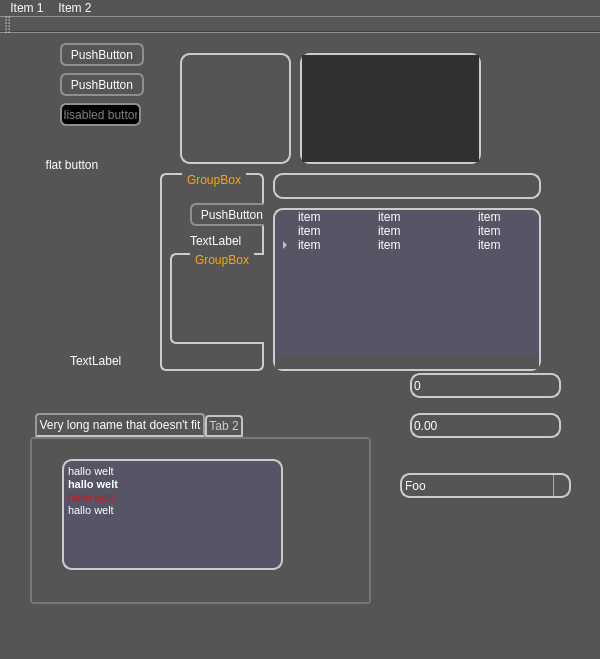
<?xml version="1.0" encoding="UTF-8"?>
<ui version="4.0">
 <class>MainWindow</class>
 <widget class="QMainWindow" name="MainWindow">
  <property name="geometry">
   <rect>
    <x>0</x>
    <y>0</y>
    <width>600</width>
    <height>659</height>
   </rect>
  </property>
  <property name="font">
   <font>
    <stylestrategy>PreferAntialias</stylestrategy>
   </font>
  </property>
  <property name="windowTitle">
   <string>MainWindow</string>
  </property>
  <property name="styleSheet">
   <string notr="true">* {
        background: #555;
        color: white;
}

QLabel{background-color:none;}

QScrollBar::add-line, QScrollBar::sub-line {width:0;height:0;background:none;}
QScrollBar{padding:1px 1px 1px 1px;}
QScrollBar::handle{
        border-radius:4px;
}
QScrollBar::handle:hover {
        border:1px solid #edd;
}
QScrollBar::handle:horizontal{
        background-color: qlineargradient(x1:0, y1:0, x2:0, y2:1,
                                       stop:0 #cbb, stop: 0.5 #505050,
                                       stop: 0.6 #434343, stop:1 #caa);
}
QScrollBar::handle:vertical{
        background-color: qlineargradient(x1:0, y1:0, x2:1, y2:0,
                                       stop:0 #cbb, stop: 0.5 #505050,
                                       stop: 0.6 #434343, stop:1 #caa);
}
QScrollBar::add-page, QScrollBar::sub-page{
        background:none;
        color:transparent;
}

QGraphicsView, QMdiArea,
QTextEdit, QSpinBox, QDoubleSpinBox, QComboBox,
QTreeView, QFrame#helpFrame {
        color:white;
        border:2px solid #ccc;
        border-radius:10px;
        background-color: qlineargradient(x1:0, y1:0, x2:0, y2:1,
                                       stop:0 #717171, stop: 0.5 #505050,
                                       stop: 0.6 #434343, stop:1 #757575);
        alternate-background-color:#556;
}
QFrame#helpFrame, QWidget#picohelp {
        background-color:transparent;
}
QLineEdit:focus, QSpinBox:focus,
QDoubleSpinBox:focus, QComboBox:focus {
        background-color: qlineargradient(x1:0, y1:0, x2:0, y2:1,
                                       stop:0 #719171, stop: 0.5 #506050,
                                       stop: 0.6 #435343, stop:1 #759575);
}
QTreeView, QMdiArea, QTextEdit {
        background-color:#556;
        alternate-background-color:#556;
}
QMdiArea::QFrame {
        background-color:#222;
}


QHeaderView { background-color: transparent; }
QHeaderView::section {
        background-color: qlineargradient(x1:0, y1:0, x2:0, y2:1,
                                       stop:0 #616161, stop: 0.5 #505050,
                                       stop: 0.6 #434343, stop:1 #656565);
        color: white;
        padding-left: 4px;
        border: 1px solid #6c6c6c;
        border-radius:5px;
 }

QMenuBar {
        background-color: qlineargradient(x1:0, y1:0, x2:0, y2:1,
                                       stop:0 #889, stop:1 #aab);
 } QMenuBar::item  {
        spacing: 3px; /* spacing between menu bar items */
        padding: 1px 4px;
        background: transparent;
        border-radius: 4px;
} QMenuBar::item:selected { /* when selected using mouse or keyboard */
        background: #b8b8b8;
} QMenuBar::item:pressed {
        background: #aaa;
}

/*QMenu {
        border: 1px solid black;
        background-color: qlineargradient(x1:0, y1:0, x2:0, y2:1,
                                       stop:0 #716161, stop: 0.5 #605050,
                                       stop: 0.52 #534343, stop:1 #756565);
}*/ QMenu::item {
        background-color: #452311;
} QMenu::item:selected {
        background-color: #a59361;
} QMenu::item:hover {
        background-color: #a59361;
}

QPushButton { padding: 1px; padding-left: 2px; padding-right: 2px; }
QPushButton:!flat {
        border: 2px solid #8f8f91;
        border-radius: 6px;
        background-color: qlineargradient(x1:0, y1:0, x2:0, y2:1,
                                       stop:0 #817171, stop: 0.5 #606060,
                                       stop: 0.55 #333333, stop:1 #857575);
} QPushButton:disabled {
        color:gray;
        background-color: black;
}  QPushButton:hover {
        border: 2px solid #afafc1;
    background-color: qlineargradient(x1:0, y1:0, x2:0, y2:1,
                                       stop:0 #999, stop: 0.5 #888,
                                       stop: 0.55 #777, stop:1 #999);
} QPushButton:pressed {
        background-color: qlineargradient(x1:0, y1:0, x2:0, y2:1,
                                       stop:0 #999, stop: 0.5 #555,
                                       stop: 0.55 #444, stop:1 #999);
}

QGroupBox {		
        background-color: qlineargradient(x1:0, y1:0, x2:0, y2:1,
                                       stop:0 #716151, stop: 0.5 #403030,
                                       stop: 0.52 #432323, stop:1 #756555);
        border: 2px solid #CCC;
        border-radius: 6px;
        margin-top: 1ex; /* leave space at the top for the title */
} QGroupBox::title {
        color: orange;
        subcontrol-origin: margin;
        subcontrol-position: top center; /* position at the top center */
        padding: 0 3px;
}


QSpinBox::up-arrow, QSpinBox::up-button,
QDoubleSpinBox::up-arrow, QDoubleSpinBox::up-button {
    width:0px;height:0px;
}
QSpinBox::down-arrow, QSpinBox::down-button,
QDoubleSpinBox::down-arrow, QDoubleSpinBox::down-button {
    width:0px;height:0px;
}


QSplitter::handle:vertical{
        border: 1px solid transparent;
        border-radius:4px;
        height:5px;
        background-color:
                qlineargradient(x1:0, y1:0, x2:0, y2:1,
                                       stop:0 #91b191, stop: 0.5 #607050,
                                       stop: 0.6 #536343, stop:1 #91b191);
}
QSplitter::handle:horizontal{
        border: 1px solid transparent;
        border-radius:4px;
        width:5px;
        background-color:
                qlineargradient(x1:0, y1:0, x2:1, y2:0,
                                       stop:0 #91b191, stop: 0.5 #607050,
                                       stop: 0.6 #536343, stop:1 #91b191);
}
QSplitter::handle:hover {
        border:1px solid #faa;
}


QComboBox::drop-down {
     subcontrol-origin: padding;
     subcontrol-position: top right;
     width: 15px;

     border-left-width: 1px;
     border-left-color: darkgray;
     border-left-style: solid;
     border-top-right-radius: 3px;
     border-bottom-right-radius: 3px;
 }
QComboBox QAbstractItemView {
        background: gray;
}


QTabWidget::pane { /* The tab widget frame */
        border: 2px solid #777;
        border-radius:4px;
} QTabWidget::tab-bar {
        left: 5px; /* move to the right by 5px */
} QTabBar::tab {
        background-color: qlineargradient(x1:0, y1:0, x2:0, y2:1,
                                       stop:0 #669, stop: 0.5 #333,
                                       stop: 0.55 #232323, stop:1 #669);
        border: 2px solid #C4C4C3;
        border-bottom-color: #C2C7CB; /* same as the pane color */
        border-top-left-radius: 4px;
        border-top-right-radius: 4px;
        min-width: 8ex;
        padding: 2px;
        color:#ccc;
} QTabBar::tab:selected, QTabBar::tab:hover {
        background-color:
                        qlineargradient(x1:0, y1:0, x2:0, y2:1,
                                       stop:0 #9191b1, stop: 0.5 #607050,
                                       stop: 0.55 #334323, stop:1 #9191b1);
        color:#fff;
} QTabBar::tab:selected {
        border-color: #9B9B9B;
        border-bottom-color: #C2C7CB; /* same as pane color */
} QTabBar::tab:!selected {
        margin-top: 2px; /* make non-selected tabs look smaller */
}</string>
  </property>
  <widget class="QWidget" name="centralWidget">
   <widget class="QPushButton" name="pushButton">
    <property name="geometry">
     <rect>
      <x>60</x>
      <y>10</y>
      <width>84</width>
      <height>23</height>
     </rect>
    </property>
    <property name="text">
     <string>PushButton</string>
    </property>
   </widget>
   <widget class="QPushButton" name="pushButton_2">
    <property name="geometry">
     <rect>
      <x>60</x>
      <y>40</y>
      <width>84</width>
      <height>23</height>
     </rect>
    </property>
    <property name="text">
     <string>PushButton</string>
    </property>
   </widget>
   <widget class="QPushButton" name="pushButton_3">
    <property name="enabled">
     <bool>false</bool>
    </property>
    <property name="geometry">
     <rect>
      <x>60</x>
      <y>70</y>
      <width>81</width>
      <height>23</height>
     </rect>
    </property>
    <property name="text">
     <string>disabled button</string>
    </property>
   </widget>
   <widget class="QGraphicsView" name="graphicsView">
    <property name="geometry">
     <rect>
      <x>180</x>
      <y>20</y>
      <width>111</width>
      <height>111</height>
     </rect>
    </property>
    <property name="styleSheet">
     <string notr="true"/>
    </property>
   </widget>
   <widget class="QMdiArea" name="mdiArea">
    <property name="geometry">
     <rect>
      <x>300</x>
      <y>20</y>
      <width>181</width>
      <height>111</height>
     </rect>
    </property>
    <property name="frameShape">
     <enum>QFrame::NoFrame</enum>
    </property>
    <property name="background">
     <brush brushstyle="SolidPattern">
      <color alpha="255">
       <red>49</red>
       <green>49</green>
       <blue>49</blue>
      </color>
     </brush>
    </property>
    <property name="viewMode">
     <enum>QMdiArea::SubWindowView</enum>
    </property>
    <widget class="QWidget" name="subwindow">
     <property name="windowTitle">
      <string>Subwindow</string>
     </property>
    </widget>
   </widget>
   <widget class="QLabel" name="label_2">
    <property name="geometry">
     <rect>
      <x>70</x>
      <y>320</y>
      <width>58</width>
      <height>15</height>
     </rect>
    </property>
    <property name="text">
     <string>TextLabel</string>
    </property>
   </widget>
   <widget class="QSpinBox" name="spinBox">
    <property name="geometry">
     <rect>
      <x>410</x>
      <y>340</y>
      <width>151</width>
      <height>25</height>
     </rect>
    </property>
    <property name="styleSheet">
     <string notr="true"/>
    </property>
   </widget>
   <widget class="QDoubleSpinBox" name="doubleSpinBox">
    <property name="geometry">
     <rect>
      <x>410</x>
      <y>380</y>
      <width>151</width>
      <height>25</height>
     </rect>
    </property>
   </widget>
   <widget class="QSplitter" name="splitter_2">
    <property name="geometry">
     <rect>
      <x>160</x>
      <y>140</y>
      <width>381</width>
      <height>198</height>
     </rect>
    </property>
    <property name="styleSheet">
     <string notr="true"/>
    </property>
    <property name="orientation">
     <enum>Qt::Horizontal</enum>
    </property>
    <widget class="QGroupBox" name="groupBox">
     <property name="title">
      <string>GroupBox</string>
     </property>
     <widget class="QGroupBox" name="groupBox_2">
      <property name="geometry">
       <rect>
        <x>10</x>
        <y>80</y>
        <width>101</width>
        <height>91</height>
       </rect>
      </property>
      <property name="title">
       <string>GroupBox</string>
      </property>
     </widget>
     <widget class="QPushButton" name="pushButton_4">
      <property name="geometry">
       <rect>
        <x>30</x>
        <y>30</y>
        <width>84</width>
        <height>23</height>
       </rect>
      </property>
      <property name="text">
       <string>PushButton</string>
      </property>
     </widget>
     <widget class="QLabel" name="label">
      <property name="geometry">
       <rect>
        <x>30</x>
        <y>60</y>
        <width>58</width>
        <height>15</height>
       </rect>
      </property>
      <property name="text">
       <string>TextLabel</string>
      </property>
     </widget>
    </widget>
    <widget class="QSplitter" name="splitter">
     <property name="orientation">
      <enum>Qt::Vertical</enum>
     </property>
     <widget class="QFrame" name="frame">
      <property name="styleSheet">
       <string notr="true">	border:2px solid #ccc;
	border-radius:10px; 
	background-color:#555;</string>
      </property>
      <property name="frameShape">
       <enum>QFrame::StyledPanel</enum>
      </property>
      <property name="frameShadow">
       <enum>QFrame::Raised</enum>
      </property>
     </widget>
     <widget class="QTreeWidget" name="treeWidget">
      <property name="styleSheet">
       <string notr="true"/>
      </property>
      <attribute name="headerVisible">
       <bool>false</bool>
      </attribute>
      <attribute name="headerDefaultSectionSize">
       <number>100</number>
      </attribute>
      <attribute name="headerDefaultSectionSize">
       <number>100</number>
      </attribute>
      <attribute name="headerVisible">
       <bool>false</bool>
      </attribute>
      <column>
       <property name="text">
        <string>a</string>
       </property>
      </column>
      <column>
       <property name="text">
        <string>b</string>
       </property>
      </column>
      <column>
       <property name="text">
        <string>c</string>
       </property>
      </column>
      <item>
       <property name="text">
        <string>item</string>
       </property>
       <property name="text">
        <string>item</string>
       </property>
       <property name="text">
        <string>item</string>
       </property>
      </item>
      <item>
       <property name="text">
        <string>item</string>
       </property>
       <property name="text">
        <string>item</string>
       </property>
       <property name="text">
        <string>item</string>
       </property>
      </item>
      <item>
       <property name="text">
        <string>item</string>
       </property>
       <property name="text">
        <string>item</string>
       </property>
       <property name="text">
        <string>item</string>
       </property>
       <item>
        <property name="text">
         <string>item</string>
        </property>
        <property name="text">
         <string>item</string>
        </property>
        <property name="text">
         <string>item</string>
        </property>
       </item>
      </item>
     </widget>
    </widget>
   </widget>
   <widget class="QComboBox" name="comboBox">
    <property name="geometry">
     <rect>
      <x>400</x>
      <y>440</y>
      <width>171</width>
      <height>25</height>
     </rect>
    </property>
    <item>
     <property name="text">
      <string>Foo</string>
     </property>
    </item>
    <item>
     <property name="text">
      <string>Bar</string>
     </property>
    </item>
    <item>
     <property name="text">
      <string>Frob</string>
     </property>
    </item>
   </widget>
   <widget class="QTabWidget" name="tabWidget">
    <property name="geometry">
     <rect>
      <x>30</x>
      <y>380</y>
      <width>341</width>
      <height>191</height>
     </rect>
    </property>
    <property name="styleSheet">
     <string notr="true"/>
    </property>
    <widget class="QWidget" name="tab">
     <attribute name="title">
      <string>Very long name that doesn't fit</string>
     </attribute>
     <widget class="QTextEdit" name="textEdit">
      <property name="geometry">
       <rect>
        <x>30</x>
        <y>20</y>
        <width>221</width>
        <height>111</height>
       </rect>
      </property>
      <property name="html">
       <string>&lt;!DOCTYPE HTML PUBLIC &quot;-//W3C//DTD HTML 4.0//EN&quot; &quot;http://www.w3.org/TR/REC-html40/strict.dtd&quot;&gt;
&lt;html&gt;&lt;head&gt;&lt;meta name=&quot;qrichtext&quot; content=&quot;1&quot; /&gt;&lt;style type=&quot;text/css&quot;&gt;
p, li { white-space: pre-wrap; }
&lt;/style&gt;&lt;/head&gt;&lt;body style=&quot; font-family:'MS Shell Dlg 2'; font-size:8.25pt; font-weight:400; font-style:normal;&quot;&gt;
&lt;table border=&quot;0&quot; style=&quot;-qt-table-type: root; margin-top:4px; margin-bottom:4px; margin-left:4px; margin-right:4px;&quot;&gt;
&lt;tr&gt;
&lt;td style=&quot;border: none;&quot;&gt;
&lt;p style=&quot; margin-top:0px; margin-bottom:0px; margin-left:0px; margin-right:0px; -qt-block-indent:0; text-indent:0px;&quot;&gt;&lt;span style=&quot; font-size:8pt;&quot;&gt;hallo welt&lt;/span&gt;&lt;/p&gt;
&lt;p style=&quot; margin-top:0px; margin-bottom:0px; margin-left:0px; margin-right:0px; -qt-block-indent:0; text-indent:0px;&quot;&gt;&lt;span style=&quot; font-size:8pt; font-weight:600;&quot;&gt;hallo welt&lt;/span&gt;&lt;/p&gt;
&lt;p style=&quot; margin-top:0px; margin-bottom:0px; margin-left:0px; margin-right:0px; -qt-block-indent:0; text-indent:0px;&quot;&gt;&lt;span style=&quot; font-size:8pt; color:#ff0000;&quot;&gt;hallo welt&lt;/span&gt;&lt;/p&gt;
&lt;p style=&quot; margin-top:0px; margin-bottom:0px; margin-left:0px; margin-right:0px; -qt-block-indent:0; text-indent:0px;&quot;&gt;&lt;span style=&quot; font-size:8pt;&quot;&gt;hallo welt&lt;/span&gt;&lt;/p&gt;
&lt;p style=&quot;-qt-paragraph-type:empty; margin-top:0px; margin-bottom:0px; margin-left:0px; margin-right:0px; -qt-block-indent:0; text-indent:0px; font-size:8pt;&quot;&gt;&lt;/p&gt;&lt;/td&gt;&lt;/tr&gt;&lt;/table&gt;&lt;/body&gt;&lt;/html&gt;</string>
      </property>
     </widget>
    </widget>
    <widget class="QWidget" name="tab_2">
     <attribute name="title">
      <string>Tab 2</string>
     </attribute>
    </widget>
   </widget>
   <widget class="QPushButton" name="pushButton_5">
    <property name="geometry">
     <rect>
      <x>30</x>
      <y>120</y>
      <width>84</width>
      <height>23</height>
     </rect>
    </property>
    <property name="text">
     <string>flat button</string>
    </property>
    <property name="flat">
     <bool>true</bool>
    </property>
   </widget>
  </widget>
  <widget class="QMenuBar" name="menuBar">
   <property name="geometry">
    <rect>
     <x>0</x>
     <y>0</y>
     <width>600</width>
     <height>16</height>
    </rect>
   </property>
   <widget class="QMenu" name="menuItem_1">
    <property name="title">
     <string>Item 1</string>
    </property>
    <widget class="QMenu" name="menuItem">
     <property name="title">
      <string>Item</string>
     </property>
     <addaction name="actionSdfsdfsdf"/>
     <addaction name="actionSdfsdfsdf_2"/>
    </widget>
    <addaction name="actionItem"/>
    <addaction name="menuItem"/>
    <addaction name="separator"/>
    <addaction name="actionItem_3"/>
    <addaction name="actionItem_4"/>
    <addaction name="separator"/>
    <addaction name="actionItem_5"/>
   </widget>
   <widget class="QMenu" name="menuItem_2">
    <property name="title">
     <string>Item 2</string>
    </property>
    <addaction name="actionAsdasdasd"/>
   </widget>
   <addaction name="menuItem_1"/>
   <addaction name="menuItem_2"/>
  </widget>
  <widget class="QToolBar" name="mainToolBar">
   <attribute name="toolBarArea">
    <enum>TopToolBarArea</enum>
   </attribute>
   <attribute name="toolBarBreak">
    <bool>false</bool>
   </attribute>
  </widget>
  <widget class="QStatusBar" name="statusBar"/>
  <action name="actionItem">
   <property name="text">
    <string>Item</string>
   </property>
  </action>
  <action name="actionItem_3">
   <property name="text">
    <string>Item</string>
   </property>
  </action>
  <action name="actionItem_4">
   <property name="text">
    <string>Item</string>
   </property>
  </action>
  <action name="actionItem_5">
   <property name="text">
    <string>Item</string>
   </property>
  </action>
  <action name="actionAsdasdasd">
   <property name="text">
    <string>asdasdasd</string>
   </property>
  </action>
  <action name="actionSdfsdfsdf">
   <property name="text">
    <string>sdfsdfsdf</string>
   </property>
  </action>
  <action name="actionSdfsdfsdf_2">
   <property name="text">
    <string>sdfsdfsdf</string>
   </property>
  </action>
 </widget>
 <layoutdefault spacing="6" margin="11"/>
 <resources/>
 <connections/>
</ui>
